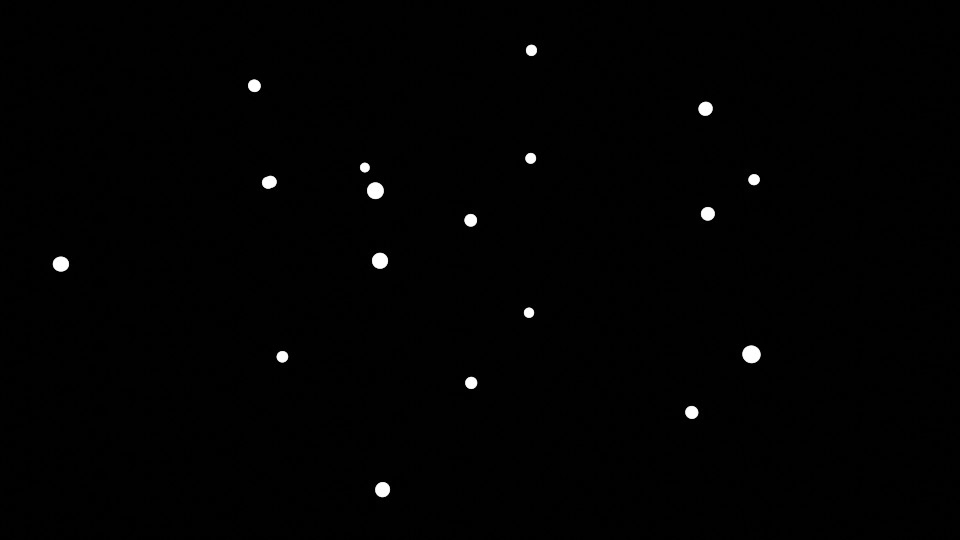
#> input picture test_images/cam1_full.jpg, 960 x 540 px
$ python test_epopoler_lines.py
#> lines starting #> are read from the running program, lines starting #| are printed output that depends on the picture; after the words box and inside, x2 and y2 are one past the last pixel; in counts of white or black regions, pixels touching at a corner belong together
import cv2
import numpy as np
from matplotlib import pyplot as plt

# Load the left and right images in grayscale
imgLeft = cv2.imread('./test_images/cam1_full.jpg', 0)
#> imgLeft is the input picture: shape (540, 960); min 0, max 255, mean 2.1
imgRight = cv2.imread('./test_images/cam2_full.jpg', 0)
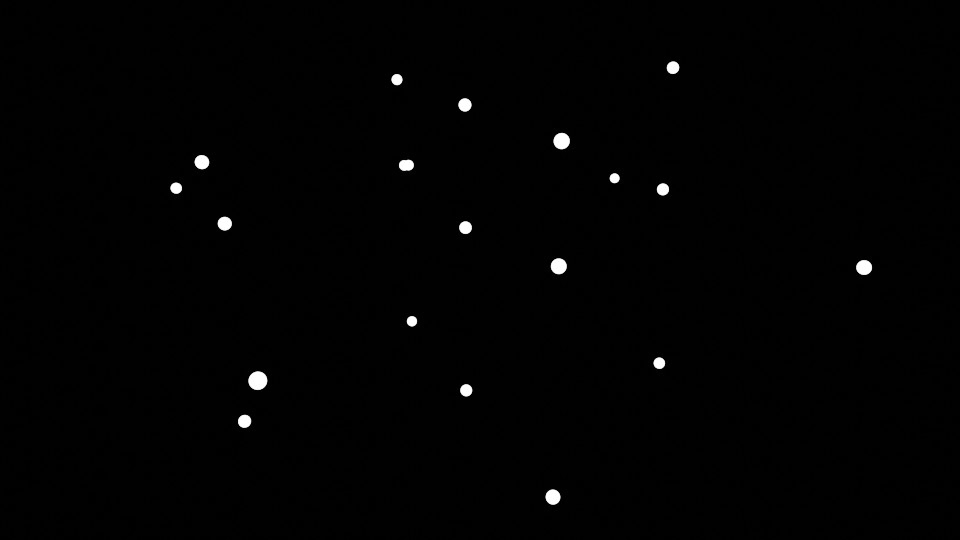
#> input picture test_images/cam2_full.jpg, 960 x 540 px
#> imgRight is the input picture: shape (540, 960); min 0, max 255, mean 2.2

# [26 lines of commented-out code are left out]
ptsLeft = np.int32([[382, 489], [691, 411], [528, 312], [281, 356], [269, 181], [530, 157], [707, 213], [379, 260], [267, 182], [253, 85], [530, 49], [705, 108], [374, 190], [470, 382], [470, 219], [469, 96], [750, 353], [364, 167], [60, 263], [753, 179]])
ptsRight = np.int32([[244, 420], [552, 496], [658, 362], [411, 320], [407, 164], [662, 189], [558, 265], [224, 223], [403, 164], [396, 79], [672, 67], [561, 140], [201, 161], [465, 389], [465, 227], [464, 104], [257, 380], [614, 177], [175, 187], [863, 267]])

# ptsLeft = np.int32([[382, 489], [691, 411], [528, 312], [281, 356], [269, 181], [530, 157], [707, 213], [379, 260]])
# ptsRight = np.int32([[244, 420], [552, 496], [658, 362], [411, 320], [407, 164], [662, 189], [558, 265], [224, 223]])

print("Points in left image: ", ptsLeft)
print("Points in right image: ", ptsRight)

# Compute the fundamental matrix
F, mask = cv2.findFundamentalMat(ptsLeft, ptsRight, cv2.FM_RANSAC,10,0.99999)
# F, mask = cv2.findFundamentalMat(ptsLeft, ptsRight, cv2.FM_7POINT)
# F, mask = cv2.findFundamentalMat(ptsLeft, ptsRight, cv2.FM_LMEDS)

print("Fundamental matrix: ", F)

# Select only inlier points
ptsLeft = ptsLeft[mask.ravel() == 1]
ptsRight = ptsRight[mask.ravel() == 1]

# Function to draw epilines
def drawlines(img1, img2, lines, pts1, pts2):
    r, c = img1.shape
#> r = 540; c = 960
    img1 = cv2.cvtColor(img1, cv2.COLOR_GRAY2BGR)
    img2 = cv2.cvtColor(img2, cv2.COLOR_GRAY2BGR)

    for r, pt1, pt2 in zip(lines, pts1, pts2):
        color = np.random.randint(0, 255, 3).tolist()
        x0, y0 = map(int, [0, -r[2] / r[1]])
        x1, y1 = map(int, [c, -(r[2] + r[0] * c) / r[1]])
        img1 = cv2.line(img1, (x0, y0), (x1, y1), color, 1)
        img1 = cv2.circle(img1, tuple(map(int, pt1)), 5, color, -1)
        img2 = cv2.circle(img2, tuple(map(int, pt2)), 5, color, -1)
#> img1: shape (540, 960, 3); mean B, G, R 6.6, 5.5, 6.7
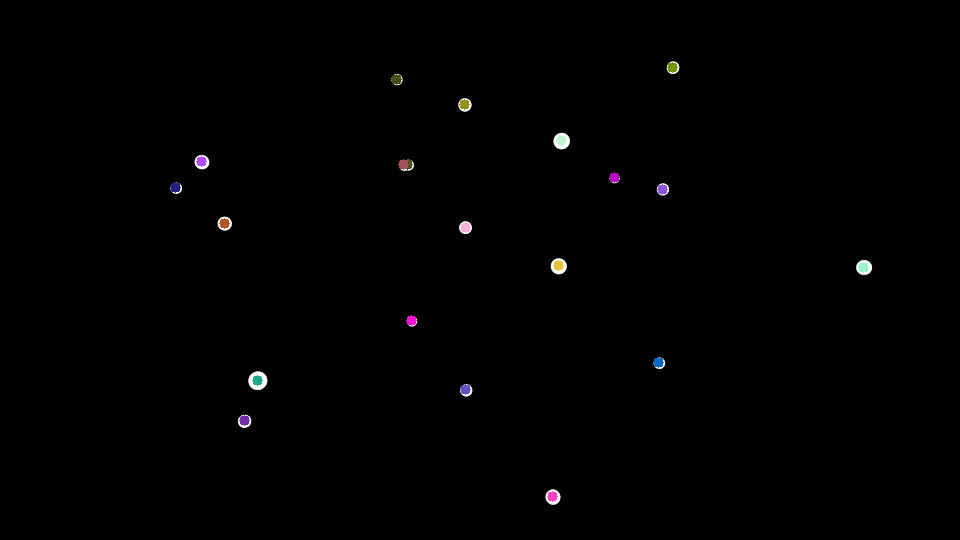
#> img2: shape (540, 960, 3); mean B, G, R 1.9, 1.8, 1.9
    return img1, img2


# Find epilines for points in the right image and draw them on the left image
linesLeft = cv2.computeCorrespondEpilines(ptsRight.reshape(-1, 1, 2), 2, F)
linesLeft = linesLeft.reshape(-1, 3)
img5, img6 = drawlines(imgLeft, imgRight, linesLeft, ptsLeft, ptsRight)

# Find epilines for points in the left image and draw them on the right image
linesRight = cv2.computeCorrespondEpilines(ptsLeft.reshape(-1, 1, 2), 1, F)
linesRight = linesRight.reshape(-1, 3)
img3, img4 = drawlines(imgRight, imgLeft, linesRight, ptsRight, ptsLeft)
#> the loop in drawlines (call 2), `for r, pt1, pt2 in zip(lines, pts1, pts2):` made 20 passes
#> (y0, y1) on passes 1 to 12: (365, 580), (370, 588), (254, 412), (252, 409), (125, 215), (126, 216), (195, 320), (194, 319), (126, 216), (55, 107), (35, 77), (96, 170)
#> pass 1, in drawlines (call 2), `img1 = cv2.line(img1, (x0, y0), (x1, y1), color, 1)`:
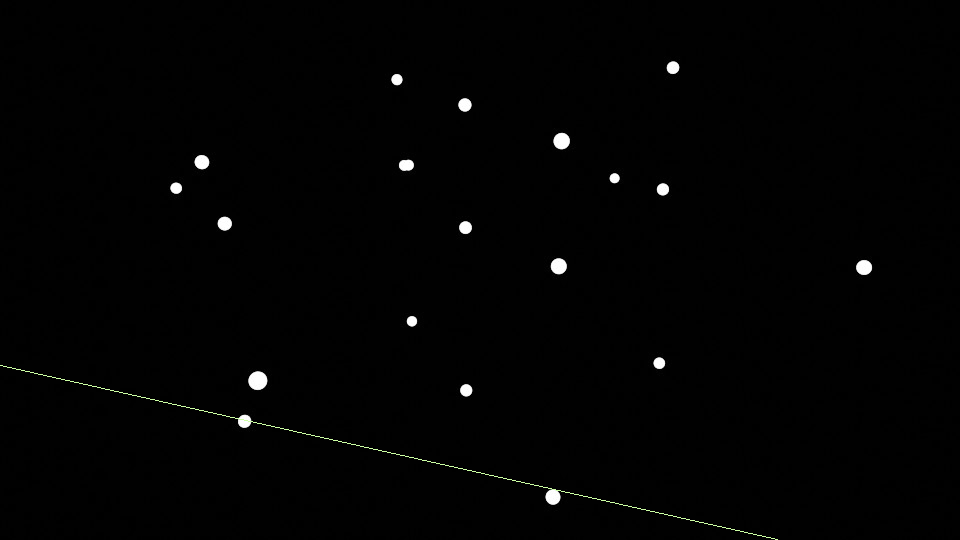
#> img1: shape (540, 960, 3); 0.15% of pixels changed, all inside (x1, y1, x2, y2) = (0, 365, 778, 540)
#> after the loop in drawlines (call 2), `for r, pt1, pt2 in zip(lines, pts1, pts2):`:
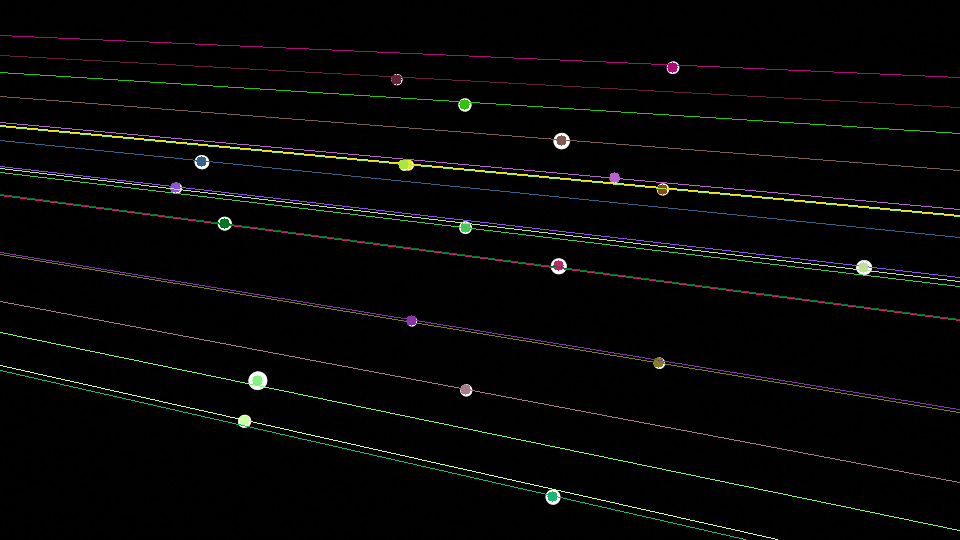
#> img1: shape (540, 960, 3); mean B, G, R 5.3, 6.5, 6.2
#> after the loop in drawlines (call 2), `for r, pt1, pt2 in zip(lines, pts1, pts2):`:
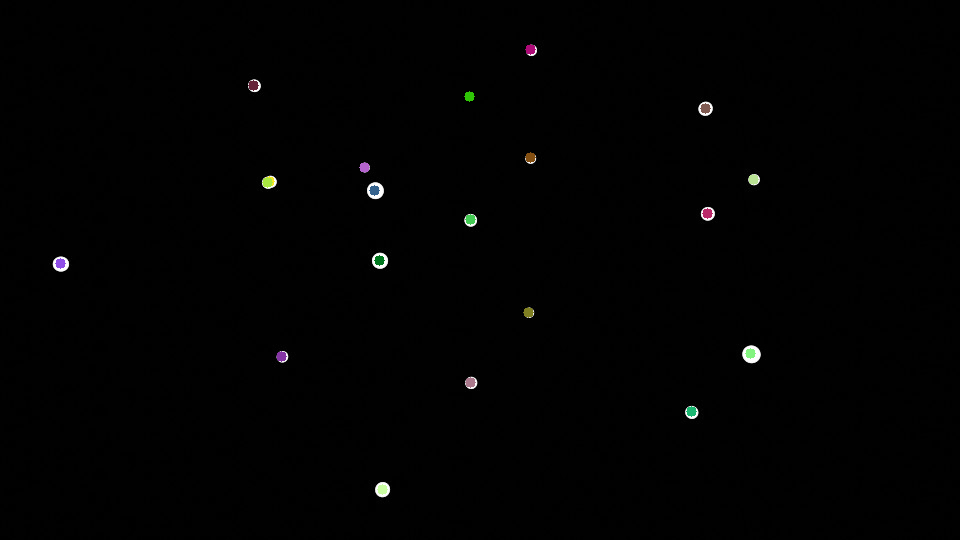
#> img2: shape (540, 960, 3); mean B, G, R 1.7, 1.8, 1.8

# Display the images
plt.subplot(121), plt.imshow(cv2.cvtColor(img5, cv2.COLOR_BGR2RGB)), plt.title("Epilines on Left Image")
plt.subplot(122), plt.imshow(cv2.cvtColor(img3, cv2.COLOR_BGR2RGB)), plt.title("Epilines on Right Image")
plt.show()
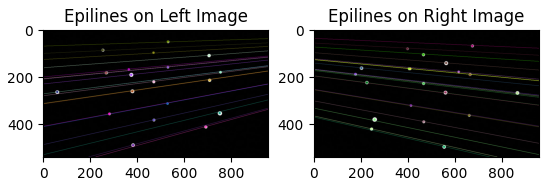
#> figure drawn by matplotlib, 2 panels

# Save images
to_save = np.concatenate((img5, img3), axis=1)
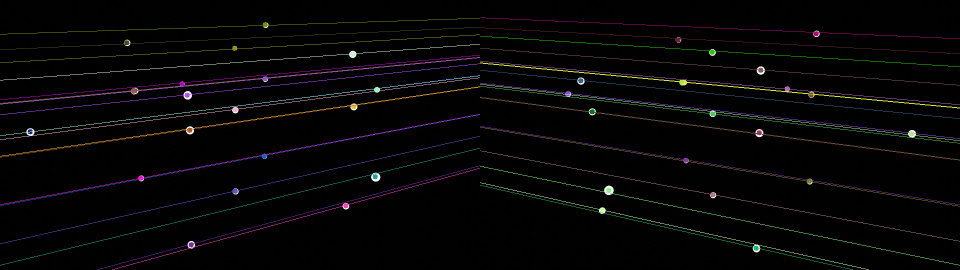
#> to_save: shape (540, 1920, 3) (shown at 1/2 size); mean B, G, R 6, 6, 6.5
cv2.imwrite("./epipolar_lines/epilines_ransac.jpg", to_save)

for i in range(len(ptsLeft)):
    x1 = np.array([ptsLeft[i][0], ptsLeft[i][1], 1])
    x2 = np.array([ptsRight[i][0], ptsRight[i][1], 1])
    print("x1: ",x1)
    print("x2: ",x2)
    print("x1.T @ F @ x2: ",x1.T @ F @ x2)
